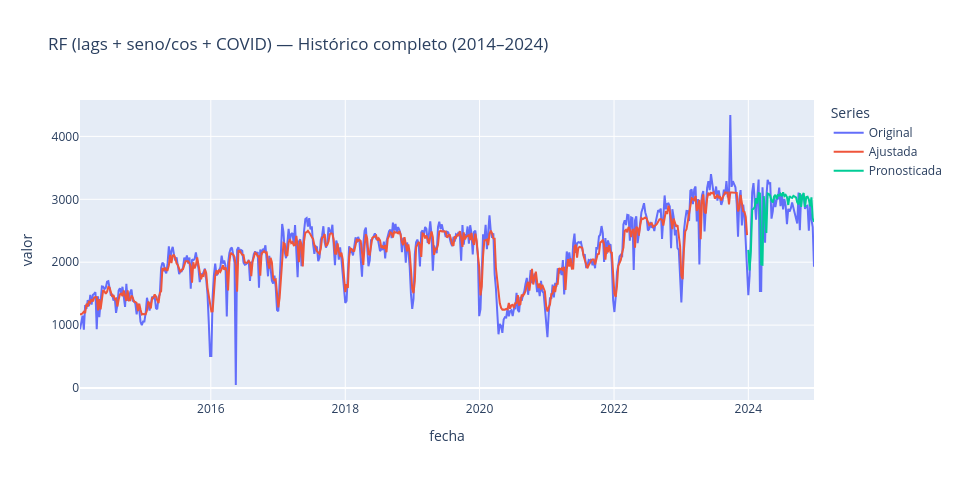

Here is the notebook cell this chart was saved with:
### Markdown cell above
##### 3.4.3.3. Visualización de resultados

### Code cell
# Crear dataframes con columnas correctas (cada array/serie como una columna)
df_ajustado = pd.DataFrame({
    'fecha': df['fecha'].iloc[y_real_train.index].values,
	'valor': y_pred_tr
}, index=y_real_train.index)

df_pronostico = pd.DataFrame({
    'fecha': df['fecha'].iloc[y_real_test.index].values,
	'valor': y_pred_te
}, index=y_real_test.index)

df_pronostico_c = pd.concat([df_ajustado, df_pronostico])

title = "RF (lags + seno/cos + COVID) — Histórico completo (2014–2024)"

# Los datos a graficar
data_tuples = (
    (df_original, 'Original'),
    (df_ajustado, 'Ajustada'),
    (df_pronostico, 'Pronosticada'),
    # (df_pronostico_c, 'Pronosticada Completa'),
)

plot_forecast(
    *data_tuples,  # Desempaqueta los datos
    y='valor',
    title=title,
    **common_plot_args  # Desempaqueta los argumentos comunes
)

# Grafica solo de prueba
# Los datos a graficar
# data_tuples = (
#     (df_test, 'Real'),
#     (df_pronostico, 'Pronosticada'),
# )

# plot_forecast(
#     *data_tuples,  # Desempaqueta los datos
#     y='valor',
#     title=title,
#     **common_plot_args  # Desempaqueta los argumentos comunes
# )

### Figure 1 — Plotly figure (JSON) as saved in the notebook; plotly's stock layout.template omitted (floating-point values rounded to 4 significant figures; data arrays with more than 128 entries replaced by an {"elided": "..."} marker saying what was removed)
{"data": [{"customdata": {"elided": "571x1 int values"}, "hovertemplate": "<b>Original</b><br>Fecha: %{x}<br>valor: %{y}<br>Semana: %{customdata[0]}<extra></extra>", "mode": "lines", "name": "Original", "type": "scatter", "x": {"elided": "571 str values"}, "y": {"elided": "571 float values"}}, {"customdata": {"elided": "519x1 int values"}, "hovertemplate": "<b>Ajustada</b><br>Fecha: %{x}<br>valor: %{y}<br>Semana: %{customdata[0]}<extra></extra>", "mode": "lines", "name": "Ajustada", "type": "scatter", "x": {"elided": "519 str values"}, "y": {"elided": "519 float values"}}, {"customdata": [[1], [2], [3], [4], [5], [6], [7], [8], [9], [10], [11], [12], [13], [14], [15], [16], [17], [18], [19], [20], [21], [22], [23], [24], [25], [26], [27], [28], [29], [30], [31], [32], [33], [34], [35], [36], [37], [38], [39], [40], [41], [42], [43], [44], [45], [46], [47], [48], [49], [50], [51], [52]], "hovertemplate": "<b>Pronosticada</b><br>Fecha: %{x}<br>valor: %{y}<br>Semana: %{customdata[0]}<extra></extra>", "mode": "lines", "name": "Pronosticada", "type": "scatter", "x": ["2024-01-01T00:00:00", "2024-01-08T00:00:00", "2024-01-15T00:00:00", "2024-01-22T00:00:00", "2024-01-29T00:00:00", "2024-02-05T00:00:00", "2024-02-12T00:00:00", "2024-02-19T00:00:00", "2024-02-26T00:00:00", "2024-03-04T00:00:00", "2024-03-11T00:00:00", "2024-03-18T00:00:00", "2024-03-25T00:00:00", "2024-04-01T00:00:00", "2024-04-08T00:00:00", "2024-04-15T00:00:00", "2024-04-22T00:00:00", "2024-04-29T00:00:00", "2024-05-06T00:00:00", "2024-05-13T00:00:00", "2024-05-20T00:00:00", "2024-05-27T00:00:00", "2024-06-03T00:00:00", "2024-06-10T00:00:00", "2024-06-17T00:00:00", "2024-06-24T00:00:00", "2024-07-01T00:00:00", "2024-07-08T00:00:00", "2024-07-15T00:00:00", "2024-07-22T00:00:00", "2024-07-29T00:00:00", "2024-08-05T00:00:00", "2024-08-12T00:00:00", "2024-08-19T00:00:00", "2024-08-26T00:00:00", "2024-09-02T00:00:00", "2024-09-09T00:00:00", "2024-09-16T00:00:00", "2024-09-23T00:00:00", "2024-09-30T00:00:00", "2024-10-07T00:00:00", "2024-10-14T00:00:00", "2024-10-21T00:00:00", "2024-10-28T00:00:00", "2024-11-04T00:00:00", "2024-11-11T00:00:00", "2024-11-18T00:00:00", "2024-11-25T00:00:00", "2024-12-02T00:00:00", "2024-12-09T00:00:00", "2024-12-16T00:00:00", "2024-12-23T00:00:00"], "y": [2195.0, 1869.0, 2189.0, 2837.0, 2849.0, 2878.0, 3019.0, 2932.0, 3098.0, 3091.0, 1965.0, 1959.0, 3050.0, 2715.0, 2465.0, 3093.0, 3083.0, 3056.0, 2978.0, 2948.0, 3045.0, 3072.0, 3006.0, 3068.0, 3059.0, 3087.0, 3049.0, 3110.0, 3049.0, 3070.0, 3036.0, 2910.0, 3049.0, 3032.0, 3021.0, 3056.0, 3043.0, 3031.0, 2953.0, 2918.0, 3098.0, 2880.0, 3059.0, 3099.0, 2880.0, 3035.0, 3042.0, 2997.0, 2887.0, 3031.0, 2699.0, 2642.0]}], "layout": {"height": 480, "hovermode": "x unified", "legend": {"title": {"text": "Series"}}, "title": {"text": "RF (lags + seno/cos + COVID) — Histórico completo (2014–2024)"}, "width": 960, "xaxis": {"title": {"text": "fecha"}}, "yaxis": {"title": {"text": "valor"}}}}
